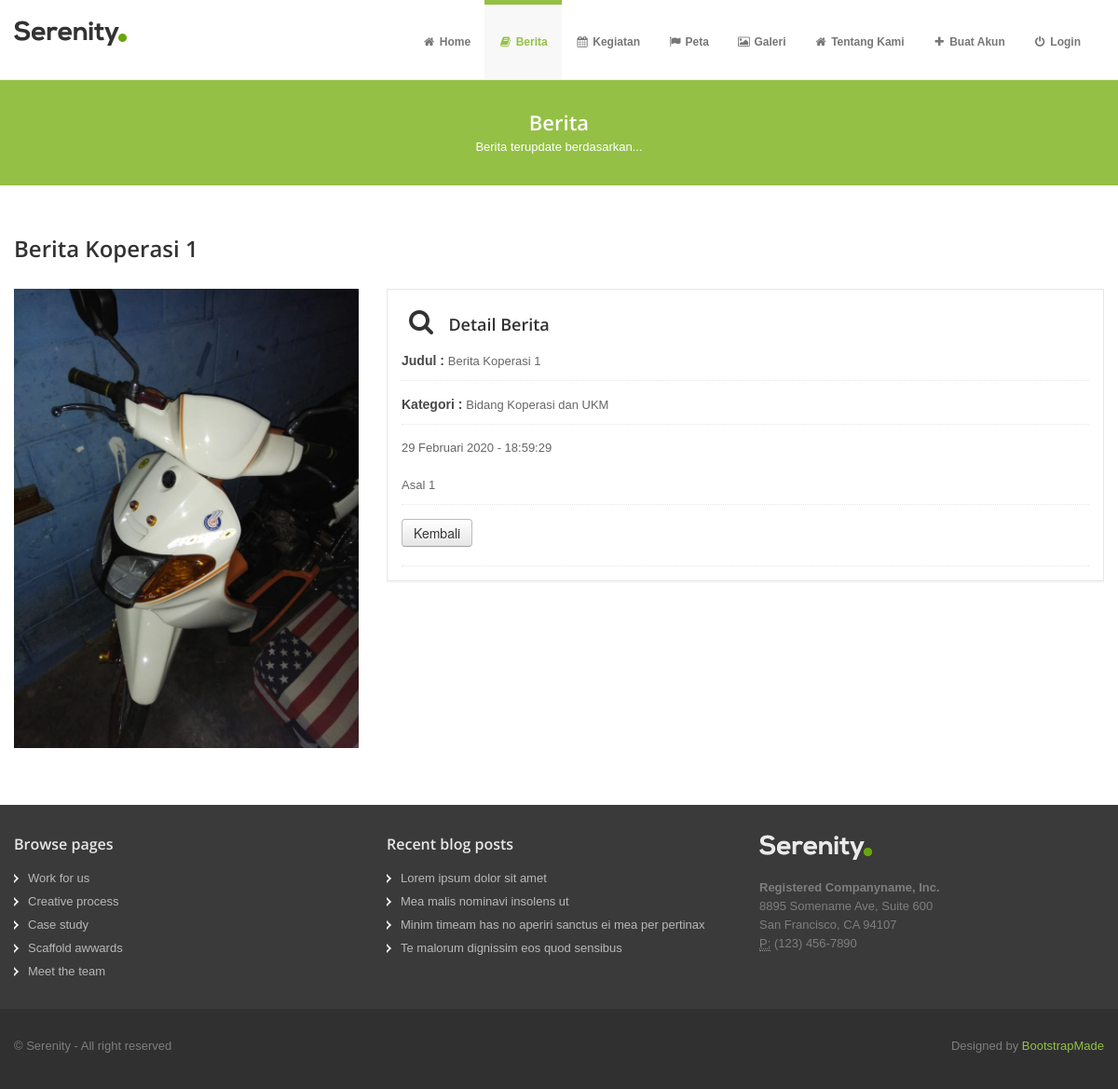
Page /index.php?mnu=guberitadetail&kd=IDB2002001 on the committed database.
### tables this page shows
CREATE TABLE `tb_berita` (
  `id_berita` varchar(10) NOT NULL,
  `nama_berita` varchar(30) NOT NULL,
  `deskripsi` text NOT NULL,
  `gambar` text NOT NULL,
  `status` varchar(20) NOT NULL,
  `keterangan` text NOT NULL,
  `tanggal` date NOT NULL,
  `jam` time NOT NULL,
  `kategori` varchar(25) NOT NULL
);

### koneksivar.php (called while the page is built, shortened)
<?php
$tbberita="tb_berita";
?>

### berita/guberitadetail.php (the view, shortened to what this page needs)
<?php
	$id_berita=$_GET["kd"];
	$sql="select * from `$tbberita` where `id_berita`='$id_berita'";
	$d=getField($conn,$sql);
				$nama_berita=$d["nama_berita"];
				$deskripsi=$d["deskripsi"];
				$gambar=$d["gambar"];
				$tanggal=WKT($d["tanggal"]);
				$jam=$d["jam"];
				$kategori=$d["kategori"];
?>
<div class="row">
        <div class="span12">
          <article>
            <div class="heading">
              <h4><?php echo $nama_berita;?></h4>
            </div>
            <div class="clearfix">
            </div>
            <div class="row">
              <div class="span4">
                <div>
                      <img width="400" height="400" src="ypathfile/<?php echo $gambar;?>" alt="" />
                </div>
              </div>
              <div class="span8">
                <div class="project-widget">
                  <h4><i class="icon-48 icon-search"></i>Detail Berita</h4>
                  <ul class="project-detail">
                    <li><label>Judul : </label><?php echo $nama_berita;?></li>
                    <li><label>Kategori : </label><?php echo $kategori;?></li>
                    <li><?php echo $tanggal;?> - <?php echo $jam;?><br><br>
					<?php echo $deskripsi;?>
					</li>
					<li><a href="index.php?mnu=guberita"><button class="btn">Kembali</button></a></li>
                  </ul>
                </div>
              </div>
            </div>
          </article>
        </div>
      </div>

### assets/css/style.css (style rules this page uses)
.row { margin-bottom: 20px; }
ul.project-detail { list-style: none; margin: 0; padding: 0; }
ul.project-detail li { list-style: none; border-bottom: 1px dotted #e5e5e5; padding-bottom: 10px; margin-bottom: 15px; }
ul.project-detail li label { display: inline; color: #494949; font-weight: bold; }
.project-widget { padding: 20px 15px 0 15px; margin: 0 0 30px 0; border: 1px solid #e6e6e6; -webkit-box-shadow: 0 2px 0 rgba(0, 0, 0, 0.03); -moz-box-shadow: 0 2px 0 rgba(0, 0, 0, 0.03); box-shadow: 0 2px 0 rgba(0, 0, 0, 0.03); -webkit-box-sizing: border-box; -moz-box-sizing: border-box; box-sizing: border-box; }
article .heading { float: left; width: 100%; margin-bottom: 25px; }
article .heading h4 { float: left; margin-bottom: 0; font-size: 24px; }
article button.btn { margin-bottom: 10px; }
[class^="icon-"], [class*=" icon-"] { float: none; }
[class^="icon-"], [class*=" icon-"] { margin-top: 1px; margin-right: .3em; }
.icon-48 { width: 32px; height: 32px; padding: 8px; font-size: 28px; line-height: 30px; }

### assets/color/default.css (style rules this page uses)
a { color: #94c045; }

### assets/css/overwrite.css (style rules this page uses)
img { max-width: 100%; width: auto\9; height: auto; vertical-align: middle; border: 0; -ms-interpolation-mode: bicubic; }
body { margin: 0; font-family: Tahoma, Arial, sans-serif; font-size: 13px; line-height: 1.6em; color: #666; background-color: #ffffff; }
a { color: #0088cc; text-decoration: none; }
h1, h2, h3, h4, h5, h6 { color:#333; font-family: 'Open Sans', sans-serif; font-weight:600; line-height:1.5em; margin-top:0; margin-bottom:15px; }
h4 { font-size: 18px; }
.btn { display: inline-block; *display: inline; *zoom: 1; padding: 4px 12px; margin-bottom: 0; font-size: 14px; line-height: 20px; text-align: center; vertical-align: middle; cursor: pointer; color: #333333; text-shadow: 0 1px 1px rgba(255, 255, 255, 0.75); background-color: #f5f5f5; border-color: #e6e6e6 #e6e6e6 #bfbfbf; border-color: rgba(0, 0, 0, 0.1) rgba(0, 0, 0, 0.1) rgba(0, 0, 0, 0.25); *background-color: #e6e6e6; filter: progid:DXImageTransform.Microsoft.gradient(enabled = false); border: 1px solid #bbbbbb; *border: 0; border-bottom-color: #a2a2a2; *margin-left: .3em; -webkit-box-shadow: none; -moz-box-shadow: none; box-shadow: none; }
.btn:first-child { *margin-left: 0; }
button.btn, input[type="submit"].btn { *padding-top: 3px; *padding-bottom: 3px; }

### rows in the picture
tb_berita: nama_berita "Berita Koperasi 1", gambar (picture), kategori "Bidang Koperasi dan UKM", tanggal "29 Februari 2020", jam "18:59:29", deskripsi "Asal 1"

### other values in the picture
$tittle "Berita"
$desc "Berita terupdate berdasarkan..."
